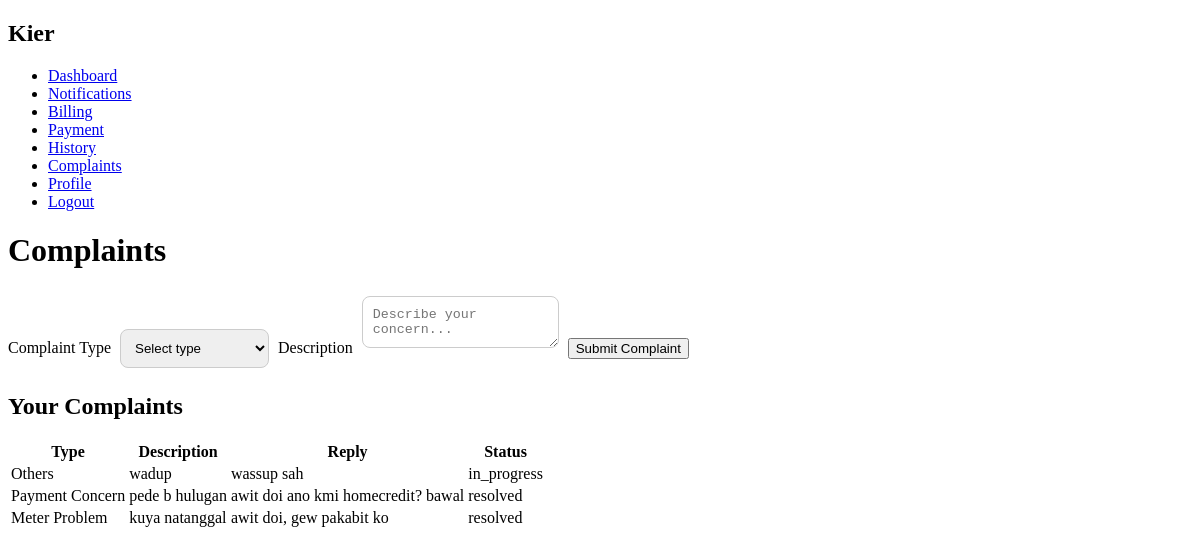
The app's page /user_complaints.php (signed in) with its own data.
### tables this page shows
CREATE TABLE `users` (
  `id` int(11) NOT NULL,
  `first_name` varchar(50) DEFAULT NULL,
  `last_name` varchar(50) DEFAULT NULL,
  `email` varchar(100) DEFAULT NULL,
  `contact_no` varchar(20) DEFAULT NULL,
  `password` varchar(255) DEFAULT NULL,
  `role` enum('user','admin','accountant','agent') DEFAULT 'user',
  `meter_number` varchar(50) DEFAULT NULL,
  `barangay` varchar(100) DEFAULT NULL,
  `street` varchar(100) DEFAULT NULL,
  `status` enum('active','inactive') DEFAULT 'active',
  `created_at` timestamp NOT NULL DEFAULT current_timestamp(),
  `user_code` varchar(50) DEFAULT NULL,
  `avatar` varchar(255) DEFAULT 'default.png'
);

CREATE TABLE `complaints` (
  `id` int(11) NOT NULL,
  `user_id` int(11) DEFAULT NULL,
  `subject` varchar(150) DEFAULT NULL,
  `message` text DEFAULT NULL,
  `reply` text DEFAULT NULL,
  `status` enum('open','in_progress','resolved') DEFAULT 'open',
  `created_at` timestamp NOT NULL DEFAULT current_timestamp(),
  `replied_at` datetime DEFAULT NULL
);

### user_complaints.php (the view, shortened to what this page needs)
<?php
include "db.php";
$user_id = $_SESSION['user_id'];
$user = $conn->query("SELECT * FROM users WHERE id='$user_id'")->fetch_assoc();
$complaints = $conn->query("
    SELECT * FROM complaints
    WHERE user_id='$user_id'
    ORDER BY created_at DESC
");
?>
<!DOCTYPE html>
<html>
<head>
    <link rel="stylesheet" href="dashboard.css">
</head>
<body>
    <div class="layout">
        <div class="sidebar">
            <h2><?php echo $user['first_name']; ?></h2>
            <ul>
                <li><a href="user_dashboard.php">Dashboard</a></li>
                <li><a href="user_notifications.php">Notifications</a></li>
                <li><a href="user_billing.php">Billing</a></li>
                <li><a href="user_payments.php">Payment</a></li>
                <li><a href="user_history.php">History</a></li>
                <li><a href="user_complaints.php">Complaints</a></li>
                <li><a href="profile.php">Profile</a></li>
                <li><a href="logout.php">Logout</a></li>
            </ul>
        </div>
        <div class="main">
            <h1>Complaints</h1>
            <div class="table-box">
                <form method="POST" action="user_complaints.php">
                    <label>Complaint Type</label>
                    <select name="complaint_type" required>
                        <option value="">Select type</option>
                    </select>
                    <label>Description</label>
                    <textarea name="description" placeholder="Describe your concern..." required></textarea>
                    <button type="submit" name="submit_complaint">Submit Complaint</button>
                </form>
            </div>
            <h2>Your Complaints</h2>
            <table>
                <tr>
                    <th>Type</th>
                    <th>Description</th>
                    <th>Reply</th>
                    <th>Status</th>
                </tr>
                <?php while($c = $complaints->fetch_assoc()): ?>
                <tr>
                    <td><?php echo $c['complaint_type'] ?? $c['subject'] ?></td>
                    <td><?php echo $c['description'] ?? $c['message'] ?></td>
                    <td><?php echo $c['reply'] ?? "No reply yet"; ?></td>
                    <td><?php echo $c['status'] ?? "open"; ?></td>
                </tr>
                <?php endwhile; ?>
            </table>
        </div>
    </div>
</body>
</html>

### dashboard.css (style rules this page uses)
textarea, input, select { padding:10px; margin:5px; border-radius:8px; border:1px solid #ccc; }

### records on screen
users: first_name "Kier"
complaints: subject "Others", message "wadup", reply "wassup sah", status "in_progress"
complaints: subject "Payment Concern", message "pede b hulugan", reply "awit doi ano kmi homecredit? bawal", status "resolved"
complaints: subject "Meter Problem", message "kuya natanggal", reply "awit doi, gew pakabit ko", status "resolved"
